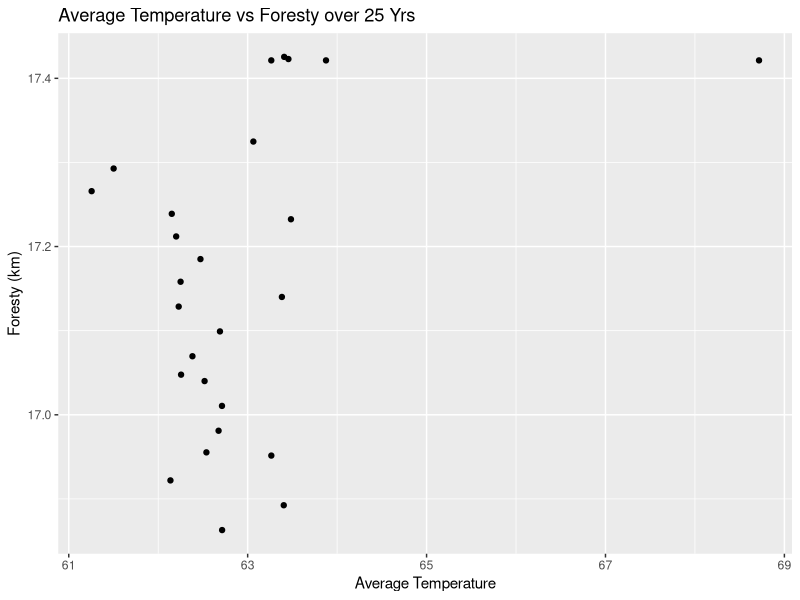
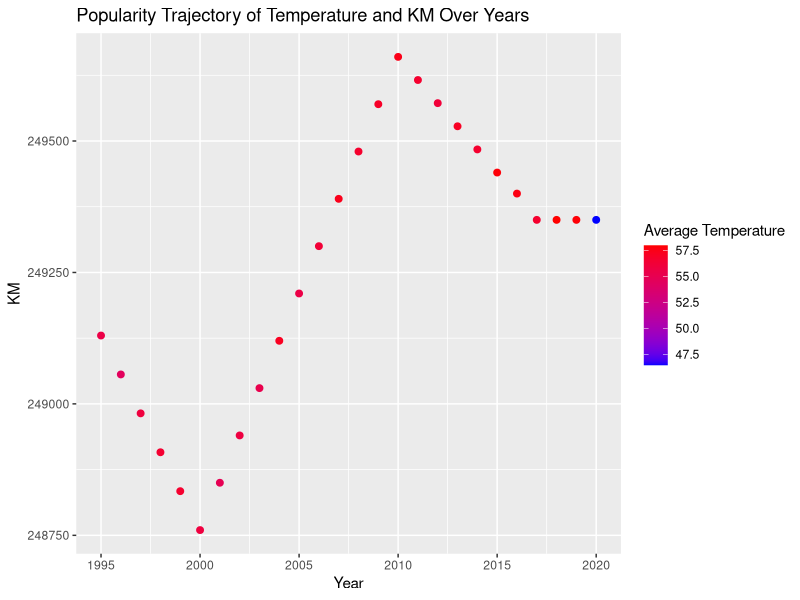
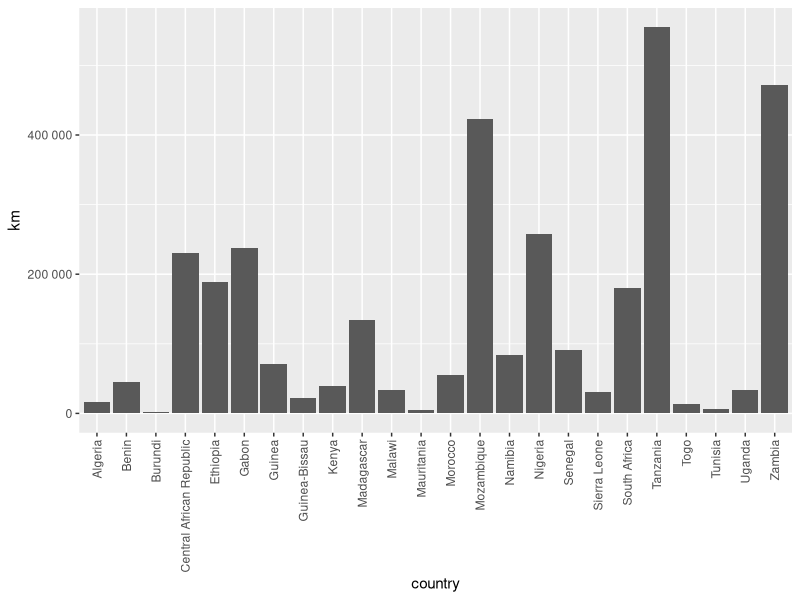

These figures' R source, in order:
## ---- chunk 1
library(readr)
library(dplyr)
library(tidyverse)
library(stringr)
library(ggplot2)
## ---- chunk 2
1 + 1
## ---- chunk 3
forest_km <- read_delim("forest_area_km.csv")
forest_percent <- read_delim("forest_area_percent.csv")
global_temp <- read_delim("Global_Temperatures.csv")
## ---- chunk 4
head(forest_km,5) 
head(forest_percent,5) 
head(global_temp,5)
## ---- chunk 5
forest_km <- forest_km %>%
  rename(country = `Country Name`)
  head(forest_km, 5)
## ---- chunk 6
forest_percent <- forest_percent %>%
  rename(country = `Country Name`)
  head(forest_km, 5)
## ---- chunk 7
global_temp <- global_temp %>%
  mutate(year = as.character(year))
## ---- chunk 8
countryList <- c('country', 'Country Code')

longForestKM <- forest_km %>%
   pivot_longer(!countryList, names_to = "year", values_to = "km")
longForestKM

## ---- chunk 9

longForestPercent <- forest_percent %>%
   pivot_longer(!countryList, names_to = "year", values_to = "percent")
longForestPercent
## ---- chunk 10
forest_km_percent <- left_join(longForestKM, longForestPercent)
forest_km_percent
## ---- chunk 11
final_set <- inner_join(global_temp, forest_km_percent)
final_set

final_set <- final_set %>%
  mutate(year = as.numeric(year))
## ---- chunk 12
final_set %>%
  filter(country == "Australia") %>%
ggplot(aes(x = average_temperature , y = percent)) +
  geom_point() +
  labs(title = "Average Temperature vs Foresty over 25 Yrs",
       x = "Average Temperature",
       y = "Foresty (km)")
## ---- chunk 13
final_set %>%
  filter(country == "Japan") %>%
  ggplot(aes(x = year, y = km, color = average_temperature)) +
  geom_point(size = 2) +
  scale_color_gradient(low = "blue", high = "red") +
  labs(x = "Year", y = "KM", color = "Average Temperature", 
       title = "Popularity Trajectory of Temperature and KM Over Years")


## ---- chunk 14
library(scales)

final_set %>%
  filter(region == "Africa", year == "1995") %>%
  ggplot() +
  geom_bar(mapping = aes(x = country, y = km), stat = "identity") +
  theme(axis.text.x = element_text(angle = 90, vjust = 0.5, hjust=1)) +
  scale_y_continuous(labels = label_number())

